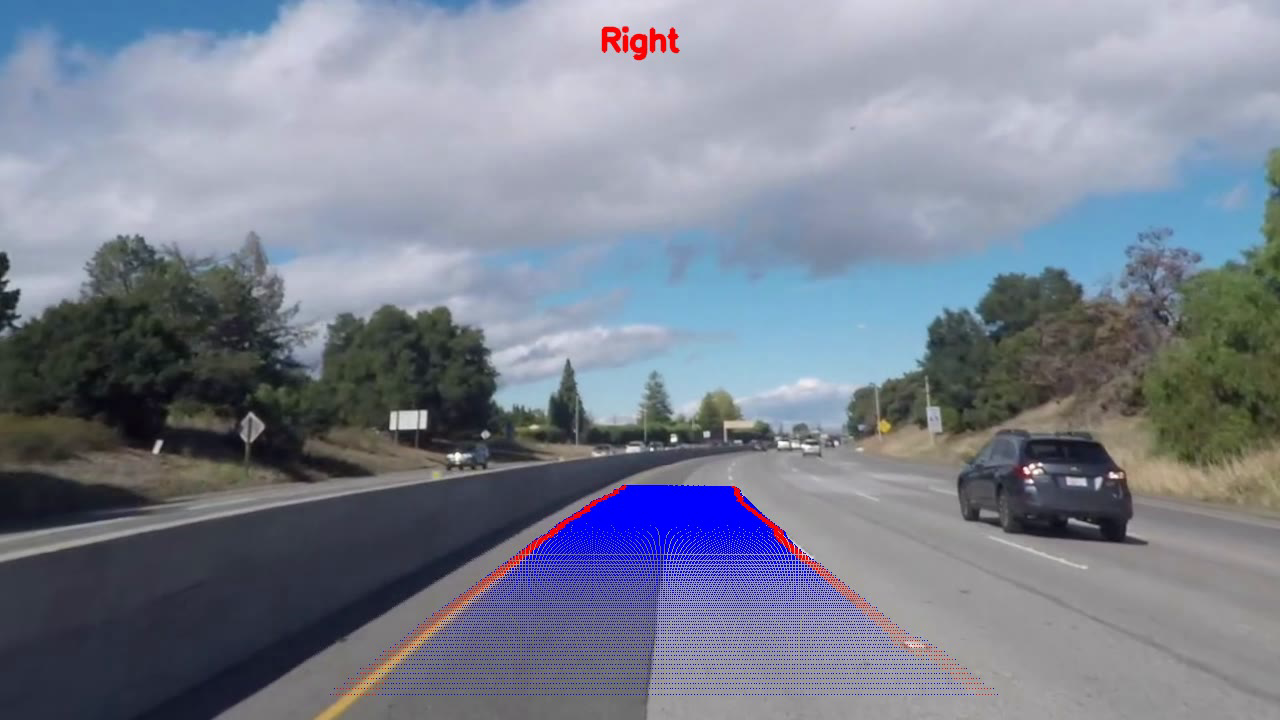
#> input picture Lane_Detection.png, 1280 x 720 px, given in place of challenge_video.mp4, which was not available
$ python Lane_Detection.py   (older library calls are emulated)
#> lines starting #> are read from the running program, lines starting #| are printed output that depends on the picture; after the words box and inside, x2 and y2 are one past the last pixel; in counts of white or black regions, pixels touching at a corner belong together; pictures that were not available may be replaced by others from this repository, and a replacement may not be noted
import numpy as np
import sys
# This try-catch is a workaround for Python3 when used with ROS;
# it is not needed for most platforms
try:
    sys.path.remove('/opt/ros/kinetic/lib/python2.7/dist-packages')
except:
    pass

import cv2 as cv
import numpy as np
from random import randint
import matplotlib.pyplot as plt
import time

K=np.array([[903.7596, 0 , 695.7519]
, [0, 901.9653, 224.2509],
 [0, 0, 1]])
D = np.array([[-3.639558e-01, 1.788651e-01, 6.029694e-04, -3.922424e-04, -5.382460e-02]])


def darken_grayscale(frame, gamma = 1.0):
  inv = 1.0/gamma
  table = np.array([((i / 255.0) ** inv) * 255
      for i in np.arange(0, 256)]).astype("uint8")
  return cv.LUT(frame, table)

def crop_image(img):
    height, width = img.shape
    cropped = img[int(height/2):height, 0:width]
    return cropped

def crop_image_mask1(img):
    height, width = img.shape
    cropped = img[0:220, 0:156]
    return cropped

def warp(h_matrix, contour, source, copy):
    coordinates = np.indices((copy.shape[1], copy.shape[0]))
    coordinates = coordinates.reshape(2, -1)
    coordinates = np.vstack((coordinates, np.ones(coordinates.shape[1])))
    temp_x, temp_y = coordinates[0], coordinates[1]
    warp_coordinates = h_matrix@coordinates
    x1, y1 ,z= warp_coordinates[0, :]/warp_coordinates[2, :], warp_coordinates[1, :]/warp_coordinates[2, :], warp_coordinates[2, :]/warp_coordinates[2, :]
    temp_x, temp_y = temp_x.astype(int),temp_y.astype(int)
    x1, y1 = x1.astype(int), y1.astype(int)

    if x1.all() >= 0 and x1.all() < 1392 and y1.all() >= 0 and y1.all() < 512:
        source[y1, x1] = copy[temp_y, temp_x]
    return source

vid = cv.VideoCapture("challenge_video.mp4")
frame_width = int(vid.get(3))
frame_height = int(vid.get(4))
# out = cv.VideoWriter('challenge_accepted_video.avi', cv.VideoWriter_fourcc('M','J','P','G'), 30, (frame_width, frame_height))

while(vid.isOpened()):
    _, frame = vid.read()
#> frame is the input picture: shape (720, 1280, 3); mean B, G, R 144.3, 129.1, 123.1
    if frame is not None:
      frame_copy = np.copy(frame)
      frame=cv.undistort(frame,K,D,None,K)

      font = cv.FONT_HERSHEY_SIMPLEX
      kernel = np.ones((5,5),np.uint8)
      kernel1 = np.ones((5,5),np.uint8)
      hsv = cv.cvtColor(frame, cv.COLOR_BGR2HLS)
#> hsv: shape (720, 1280, 3); mean of channels 0, 1, 2 102.5, 135.2, 45.1

      # Create Mask
      mask1 = cv.inRange(hsv, np.array([10, 100, 20]),np.array([40, 255, 200]))
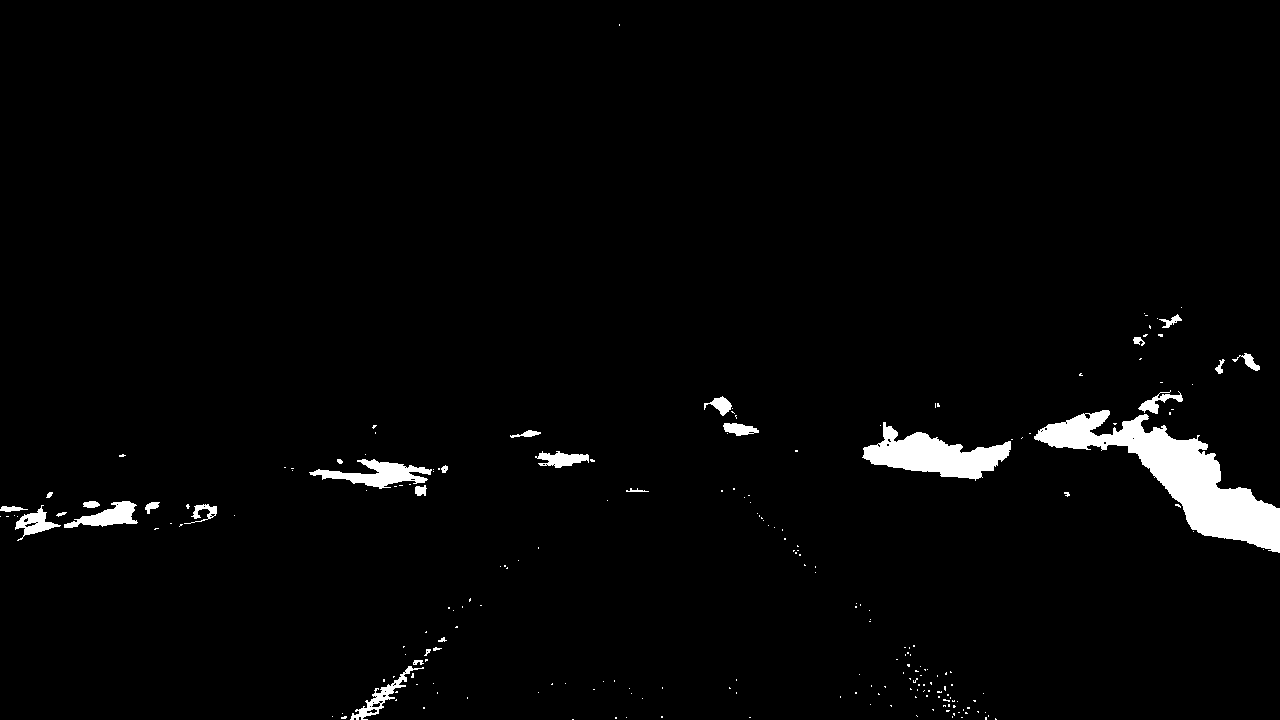
#> mask1: shape (720, 1280); 2.4% white; 222 white regions (193 under 20 px), largest, box (x1, y1, x2, y2) and area: (1034, 410, 1280, 553) 10927, (862, 422, 1011, 481) 4228, (309, 459, 432, 489) 1590
      mask2 = cv.inRange(hsv, np.array([0, 200, 0]),np.array([255, 255, 200]))
#> mask2: shape (720, 1280); 4.9% white; 105 white regions (61 under 20 px), largest, box (x1, y1, x2, y2) and area: (421, 59, 664, 137) 9654, (169, 0, 321, 111) 8171, (528, 0, 753, 52) 6188
      mask1 = cv.dilate(mask1,kernel,iterations = 1)
#> mask1: shape (720, 1280); 4% white; 116 white regions (1 under 20 px), largest, box (x1, y1, x2, y2) and area: (1027, 388, 1280, 555) 13711, (860, 420, 1015, 483) 5271, (0, 499, 140, 543) 2984
      mask1 = cv.morphologyEx(mask1, cv.MORPH_OPEN, kernel)
      mask1 = cv.erode(mask1,kernel,iterations = 1)
#> mask1: shape (720, 1280); 2.6% white; 149 white regions (121 under 20 px), largest, box (x1, y1, x2, y2) and area: (1034, 390, 1280, 553) 11589, (862, 422, 1011, 481) 4297, (309, 454, 448, 496) 1968
      mask2 = cv.dilate(mask2,kernel1,iterations = 1)
#> mask2: shape (720, 1280); 6.5% white; 55 white regions, largest, box (x1, y1, x2, y2) and area: (419, 57, 679, 139) 11650, (167, 0, 323, 113) 9254, (526, 0, 755, 62) 7931
      mask2 = cv.morphologyEx(mask2, cv.MORPH_CLOSE, kernel1)
#> mask2: shape (720, 1280); 6.6% white; 45 white regions, largest, box (x1, y1, x2, y2) and area: (419, 0, 755, 139) 20315, (167, 0, 323, 113) 9280, (1134, 0, 1280, 41) 4240
      mask = cv.bitwise_or(mask1,mask2)
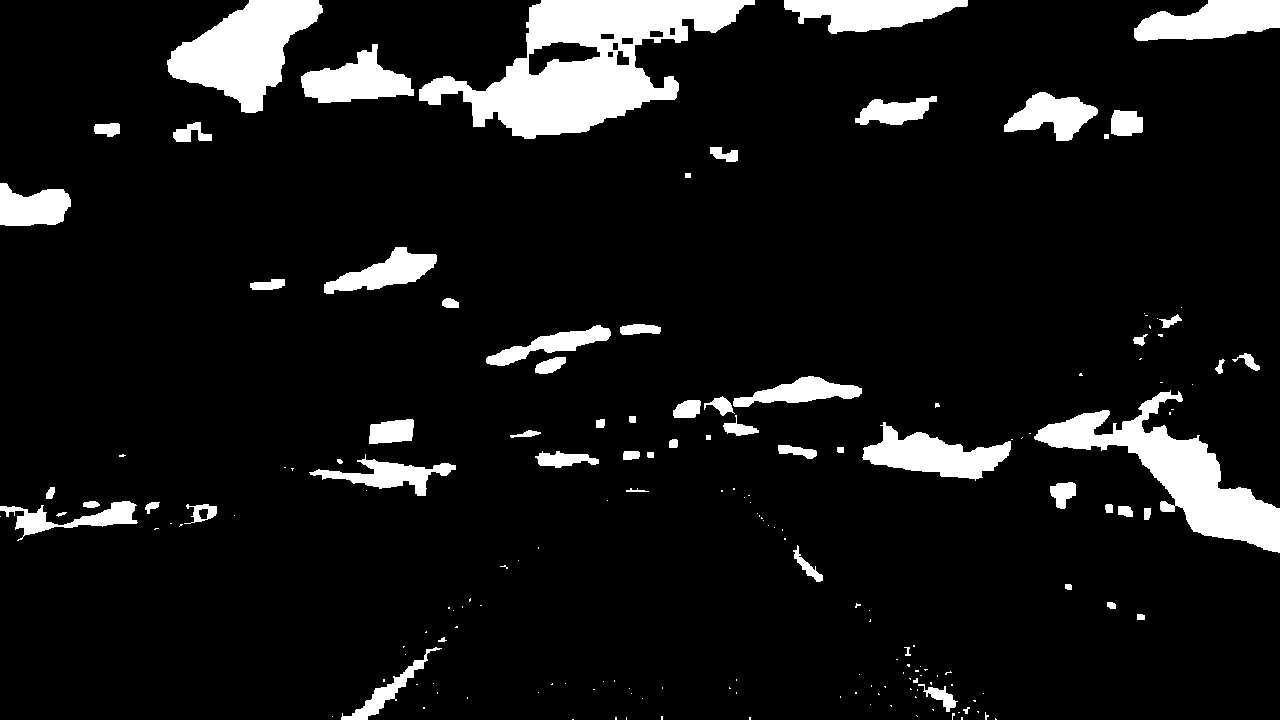
#> mask: shape (720, 1280); 9.2% white; 177 white regions (114 under 20 px), largest, box (x1, y1, x2, y2) and area: (419, 0, 755, 139) 20315, (1034, 390, 1280, 553) 11721, (167, 0, 323, 113) 9280

      ref_frame = np.array([[0,0], [400,0], [400,400], [0,400]])
      img_frame = np.array([[598,465], [721,465], [1263,700], [22,700]])

      # Homography
      H,_=cv.findHomography(img_frame, ref_frame, cv.RANSAC, 3.0)
      res = cv.warpPerspective(mask, H, (600,400))
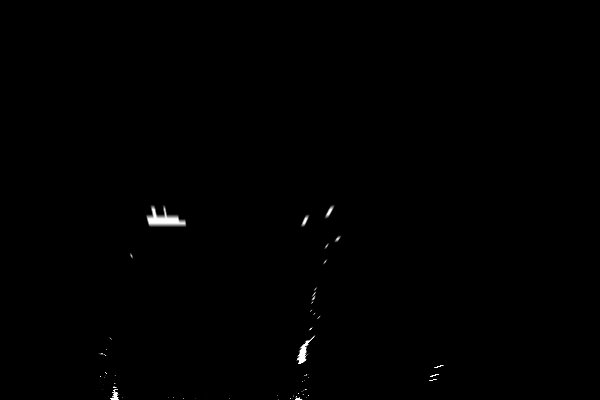
#> res: shape (400, 600); min 0, max 255, mean 0.8

      H,_=cv.findHomography(img_frame, ref_frame, cv.RANSAC, 3.0)
      res1 = cv.warpPerspective(frame, H, (400,400))
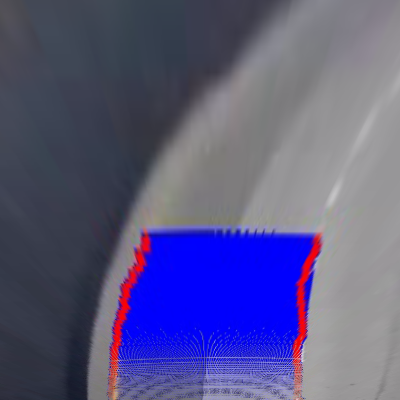
#> res1: shape (400, 400, 3); mean B, G, R 130.9, 87.9, 90.3


      # Find Histogram
      histogram=np.sum(res[res.shape[0]//2:,:], axis=0)
#> histogram = 600 values, max 6385 at index 304, min 0 at index 0, mean 309.1
      midpoint=np.int(histogram.shape[0]/2)
#> midpoint = 300
      left_start=np.argmax(histogram[:midpoint])
#> left_start = 153
      right_start=np.argmax(histogram[midpoint:])+midpoint
#> right_start = 304
      location=[left_start,right_start,midpoint]
#> location = [153, 304, 300]

      if left_start==0:
        left_start=start1
      if right_start==0:
        right_start=start2
      xl=[]
      yl=[]
      xr=[]
      yr=[]
      poly_left=[]
      poly_right=[]
      offset=0
      start1=left_start
#> start1 = 153
      start2=right_start
#> start2 = 304
      i=0
      for j in range(0,100):
        s1=start1
        s2=start2
        xl.append(start1)
        yl.append(400-(2+offset)*j)
        xr.append(start2)
        yr.append(400-(2+offset)*j)

        histogram1=np.sum(res[400-(2+offset)*j-2:400-(2+offset)*j,start1-30:start1+30], axis=0)
        histogram2=np.sum(res[400-(2+offset)*j-2:400-(2+offset)*j,start2-30:start2+30], axis=0)

        if len(histogram1)!=0:
          actual1=np.argmax(histogram1)+start1-30
          start1=actual1
          if np.argmax(histogram1)==0:
            start1=s1
        if len(histogram2)!=0:
          actual2=np.argmax(histogram2)+start2-30
          start2=actual2
          if np.argmax(histogram2)==0:
            start2=s2+i

          pts_left = np.array([np.transpose(np.vstack([xl, yl]))])
          pts_right = np.array([np.transpose(np.vstack([xr, yr]))])
          pts = np.hstack((pts_left, pts_right))
          pts_new = np.array([[xl[len(xl)-1], yl[len(yl)-1]], [xr[len(xr)-1], yr[len(yr)-1]], [xl[len(xl)-1], 100], [xr[len(xr)-1], 100] ], np.int32)

          cv.line(res1, (xl[len(xl)-1], yl[len(yl)-1]), (xr[len(xr)-1], yr[len(yr)-1]), [255,0,0], 10)

          cv.polylines(res1, np.int32([pts_left]), 20, (255,0,0))
          cv.polylines(res1, np.int32([pts_right]), 20, (255,0,0))
#> this loop made 100 passes
#> (s1, s2, actual1, actual2, pts_left, pts_right) on passes 3 to 4: (173, 296, 143, 308, [[153, 400], [153, 398], [173, 396]], [[304, 400], [296, 398], [296, 396]]), (173, 308, 143, 298, [[153, 400], [153, 398], [173, 396], [173, 394]], [[304, 400], [296, 398], [296, 396], [308, 394]])
#> (s1, s2, actual1, actual2, pts, pts_new) on pass 2: (153, 296, 173, 296, [[153, 400], [153, 398], [304, 400], [296, 398]], [[153, 398], [296, 398], [153, 100], [296, 100]])
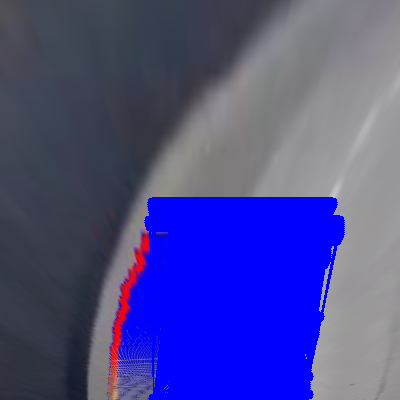
#> res1: shape (400, 400, 3); mean B, G, R 142.6, 75, 75.8

      for f in range(len(xl)):
        cv.circle(res1, (xl[f],yl[f]), 2, [0,0,255], 3)
        cv.circle(res1, (xr[f],yr[f]), 2, [0,0,255], 3)
#> this loop made 100 passes
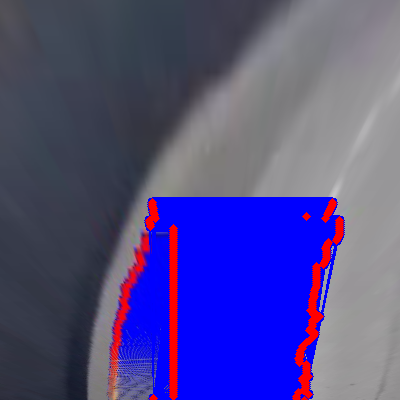
#> res1: shape (400, 400, 3); 2.27% of pixels changed, all inside (x1, y1, x2, y2) = (145, 198, 344, 400)
      pts_mid = np.array([(xl[len(xl)-1], yl[len(yl)-1]), (xr[len(xr)-1], yr[len(yr)-1]), (xl[len(xl)-2], yl[len(yl)-2]), (xr[len(xr)-2], yr[len(yr)-2])], np.int32)
      mid_point_line = np.mean(pts_mid)/2

      center_point = 107
      if mid_point_line > center_point:
        # print("Towards Right")
         cv.putText(frame, 'Right', (600,50), font,1, (0,0,255), 3, cv.LINE_AA)
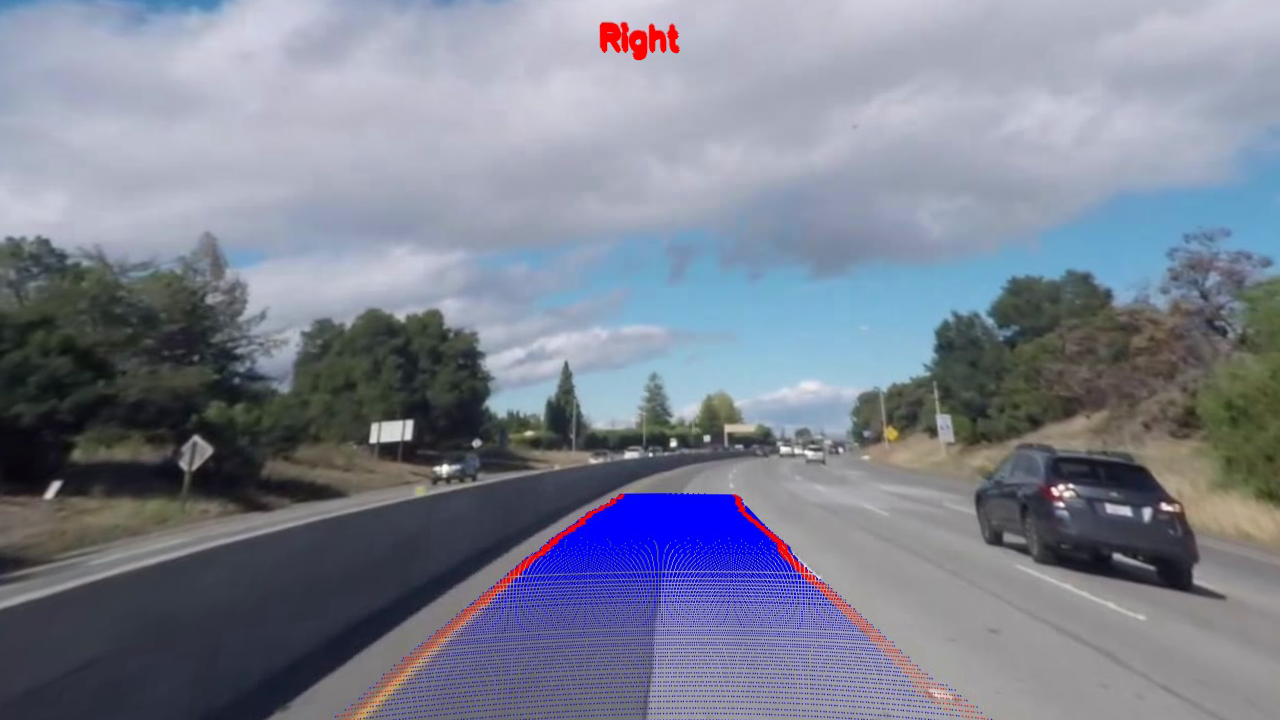
#> frame: shape (720, 1280, 3); mean B, G, R 145.8, 129.3, 124.2
      elif mid_point_line < center_point - 30:
        # print("Towards Left")
         cv.putText(frame, 'Left', (600,50), font,1, (0,0,255), 3, cv.LINE_AA)
      else:
        # print("Going Straight")
         cv.putText(frame, 'Straight', (600,50), font,1, (0,0,255), 3, cv.LINE_AA)

      frame=warp(np.linalg.inv(H),img_frame,frame,res1)
      cv.imshow("Frame", frame)
      # out.write(frame)

      k = cv.waitKey(20) & 0xFF
#> (key Esc is pressed here)
      if k == 27:
         break
    else:
        break
# out.release()
vid.release()
cv.destroyAllWindows()
